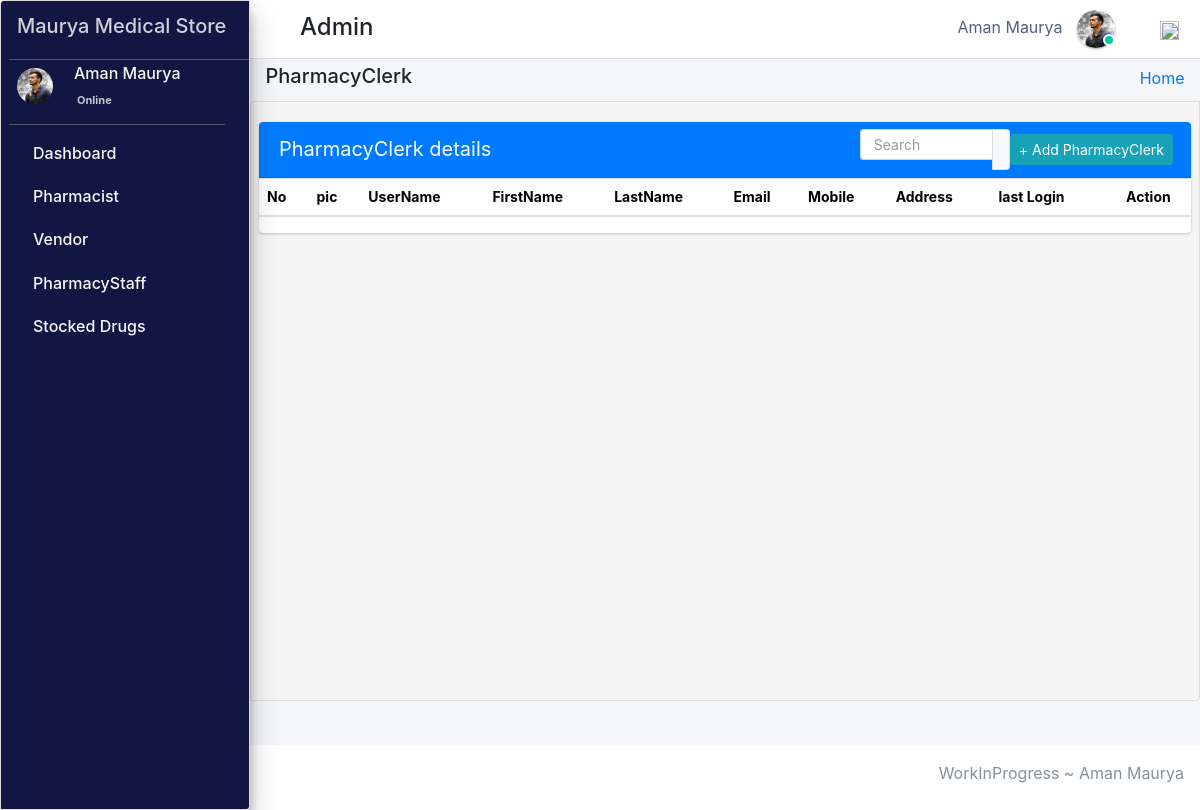
/admin_user/admin_user/manage_pharmacyClerk/ (signed in), run on an earlier commit of the app's database.
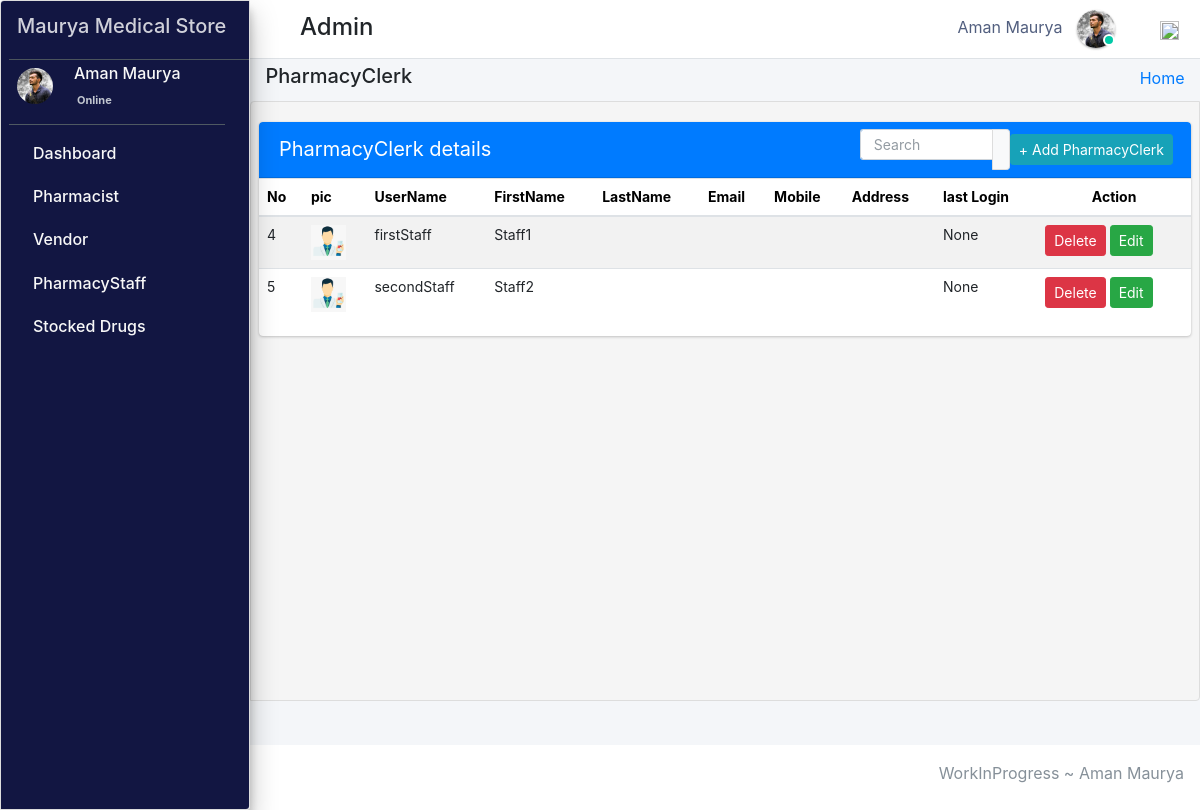
And on a later commit of the database.
### pharmacy/models.py (models this page shows, shortened)
class PharmacyClerk(models.Model):
    gender_category=(
        ('Male','Male'),
        ('Female','Female'),
    )
    admin = models.OneToOneField(CustomUser,null=True, on_delete = models.CASCADE)
    emp_no=models.CharField(max_length=100,null=True,blank=True)
    gender=models.CharField(max_length=100,null=True,choices=gender_category)
    mobile=models.CharField(max_length=10,null=True,blank=True)
    address=models.CharField(max_length=300,null=True,blank=True)
    profile_pic=models.ImageField(default="images2.png",null=True,blank=True)
    age= models.IntegerField(default='0', blank=True, null=True)
    created_at = models.DateTimeField(auto_now_add=True)
    updated_at = models.DateTimeField(auto_now=True)
    objects = models.Manager()

class CustomUser(AbstractUser):
    user_type_data = ((1, "AdminHOD"), (2, "Pharmacist"), (3, "Doctor"), (4, "PharmacyClerk"),(5, "Patients"))
    user_type = models.CharField(default=1, choices=user_type_data, max_length=10)

### pharmacy/HODViews.py (the view)
# urls.py: path('admin_user/admin_user/manage_pharmacyClerk/',HODViews.managePharmacyClerk,name='manage_pharmacyClerk'),
def managePharmacyClerk(request):
    staffs = PharmacyClerk.objects.all()
    context = {
        "staffs": staffs,
         "title":"Manage PharmacyClerk"
    }
    return render(request,'hod_templates/manage_pharmacyClerk.html',context)

### pharmacy/LoginCheckMiddleWare.py (called while the page is built, shortened)
    def process_view(self, request, view_func, view_args, view_kwargs):
        modulename = view_func.__module__
        user = request.user
        if user.is_authenticated:
            if user.user_type == "1":
                if modulename == "pharmacy.HODViews":
                    pass
                elif modulename == "":
                    pass
                elif modulename == "pharmacy.views" or modulename == "django.views.static":
                    pass
                else:
                    pass
            else:
                return redirect("login")
        else:
            if request.path == reverse("login"):
                pass
            else:
                return redirect("login")

### pharmacy/templates/hod_templates/manage_pharmacyClerk.html (shortened to what this page needs)
{% extends 'hod_templates/base_template.html'%} {% block page_title %}
<h5>PharmacyClerk</h5>
{% endblock page_title %} {% block main_content %}
<section class="content">
    <div class="row">
        <div class="col-md-12">
            <div class="card card-primary sc">
                <div class="card-header">
                    <span>PharmacyClerk details</span>
                    <div class="card-tools d-flex">
                        <div class="input-group input-group-sm" style="width: 150px;">
                            <input type="text" name="search" class="form-control float-right" placeholder="Search" id="pple">
                            <div class="input-group-append">
                                <button type="submit" class="btn btn-default"></button>
                            </div>
                        </div>
                        <a class="btn btn-sm btn-info mr-2" href="{% url 'add_pharmacyClerk' %}" role="button">+ Add PharmacyClerk</a>
                    </div>
                </div>
                <table class="table" id="plist">
                    <thead>
                        <tr>
                            <th>No</th>
                            <th>pic</th>
                            <th>UserName</th>
                            <th>FirstName</th>
                            <th>LastName</th>
                            <th>Email</th>
                            <th>Mobile</th>
                            <th>Address</th>
                            <th>last Login</th>
                            <th class="text-center">Action</th>
                        </tr>
                    </thead>
                    <tbody>
                        {% for staff in staffs %}
                        <tr class="hov">
                            <td>{{staff.id}}</td>
                            <td> <img src="{{staff.profile_pic.url}}" class="" width="35" height="35" alt=""></td>
                            <td>{{staff.admin.username}}</td>
                            <td>{{staff.admin.first_name}}</td>
                            <td>{{staff.admin.last_name}}</td>
                            <td>{{staff.admin.email}}</td>
                            <td>{{staff.mobile}}</td>
                            <td>{{staff.address}}</td>
                            <td>{{staff.admin.last_login}}</td>
                            <td><a href="{% url 'delete_clerk' staff.id %}" class="btn btn-sm btn-danger">Delete</a>
                                <a href="{% url 'edit_clerk' staff.admin.id %}" class="btn btn-sm btn-success">Edit</a>
                            </td>
                        </tr>
                        {% endfor %}
                    </tbody>
                </table>
            </div>
        </div>
    </div>
</section>
{% endblock %}

What changed in the data, as far as the page shows it:
added PharmacyClerk: id "4", profile_pic (picture), admin.username "firstStaff", admin.first_name "Staff1", admin.last_login "None"
added PharmacyClerk: id "5", profile_pic (picture), admin.username "secondStaff", admin.first_name "Staff2", admin.last_login "None"
